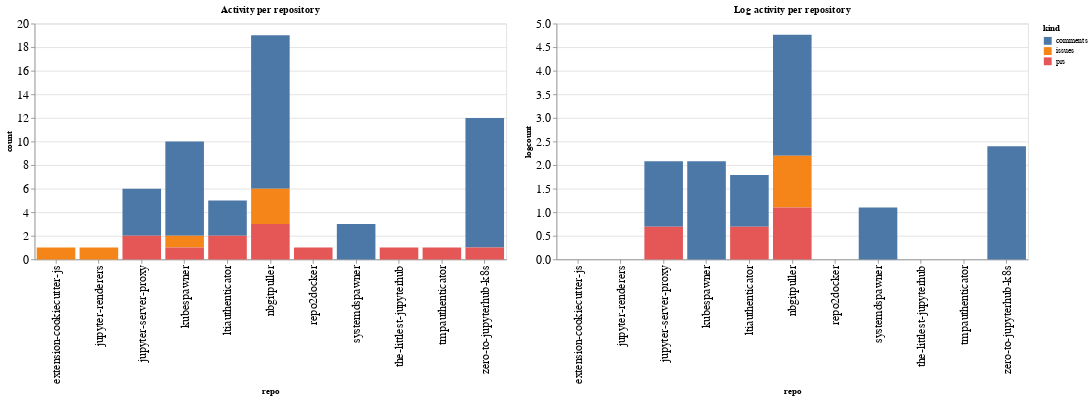

Here is the notebook cell this chart was saved with:
### Code cell
ch1 = alt.Chart(repo_summaries, width=600, title="Activity per repository").mark_bar().encode(
    x='repo',
    y='count',
    color='kind',
    tooltip="kind"
)

ch2 = alt.Chart(repo_summaries, width=600, title="Log activity per repository").mark_bar().encode(
    x='repo',
    y='logcount',
    color='kind',
    tooltip="kind"
)

ch1 | ch2

### Figure 1 — Vega-Lite specification as saved in the notebook (floating-point values rounded to 4 significant figures)
{"config": {"axisLeft": {"labelFontSize": 15}, "axisBottom": {"labelFontSize": 15}}, "hconcat": [{"mark": "bar", "encoding": {"color": {"type": "nominal", "field": "kind"}, "tooltip": {"type": "nominal", "field": "kind"}, "x": {"type": "nominal", "field": "repo"}, "y": {"type": "quantitative", "field": "count"}}, "title": "Activity per repository", "width": 600}, {"mark": "bar", "encoding": {"color": {"type": "nominal", "field": "kind"}, "tooltip": {"type": "nominal", "field": "kind"}, "x": {"type": "nominal", "field": "repo"}, "y": {"type": "quantitative", "field": "logcount"}}, "title": "Log activity per repository", "width": 600}], "data": {"name": "data-bfeba3019ea07849eee00d4151c4241d"}, "$schema": "https://vega.github.io/schema/vega-lite/v4.8.1.json", "datasets": {"data-bfeba3019ea07849eee00d4151c4241d": [{"repo": "extension-cookiecutter-js", "kind": "issues", "count": 1, "logcount": 0.0}, {"repo": "jupyter-renderers", "kind": "issues", "count": 1, "logcount": 0.0}, {"repo": "jupyter-server-proxy", "kind": "comments", "count": 4, "logcount": 1.386}, {"repo": "jupyter-server-proxy", "kind": "prs", "count": 2, "logcount": 0.6931}, {"repo": "kubespawner", "kind": "comments", "count": 8, "logcount": 2.079}, {"repo": "kubespawner", "kind": "issues", "count": 1, "logcount": 0.0}, {"repo": "kubespawner", "kind": "prs", "count": 1, "logcount": 0.0}, {"repo": "ltiauthenticator", "kind": "comments", "count": 3, "logcount": 1.099}, {"repo": "ltiauthenticator", "kind": "prs", "count": 2, "logcount": 0.6931}, {"repo": "nbgitpuller", "kind": "comments", "count": 13, "logcount": 2.565}, {"repo": "nbgitpuller", "kind": "issues", "count": 3, "logcount": 1.099}, {"repo": "nbgitpuller", "kind": "prs", "count": 3, "logcount": 1.099}, {"repo": "repo2docker", "kind": "prs", "count": 1, "logcount": 0.0}, {"repo": "systemdspawner", "kind": "comments", "count": 3, "logcount": 1.099}, {"repo": "the-littlest-jupyterhub", "kind": "prs", "count": 1, "logcount": 0.0}, {"repo": "tmpauthenticator", "kind": "prs", "count": 1, "logcount": 0.0}, {"repo": "zero-to-jupyterhub-k8s", "kind": "comments", "count": 11, "logcount": 2.398}, {"repo": "zero-to-jupyterhub-k8s", "kind": "prs", "count": 1, "logcount": 0.0}]}}
